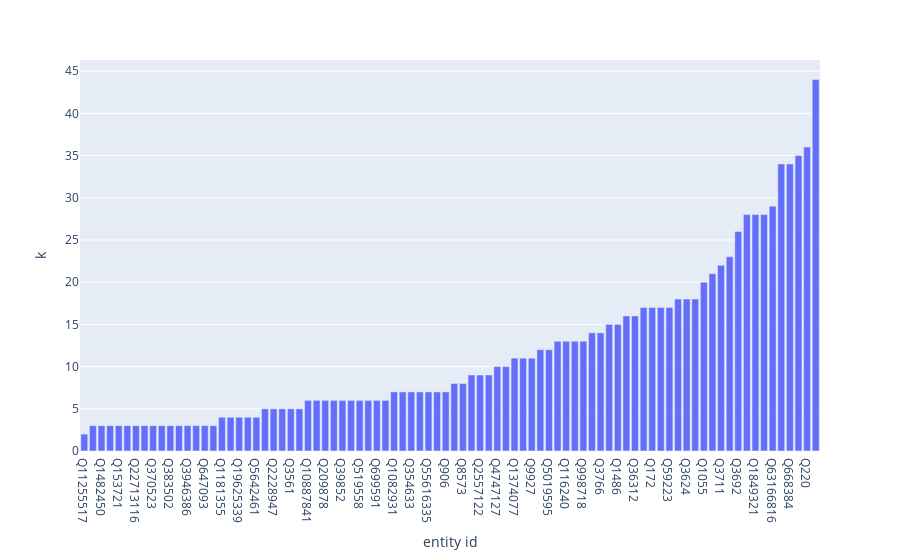

Here is the notebook cell this chart was saved with:
### Code cell
fig = px.bar(x=lime_k_recall_id, y=lime_k_recall)
fig.update_xaxes(title_text='entity id', type='category')
fig.update_yaxes(title_text='k')
fig.show()

### Figure 1 — Plotly figure (JSON) as saved in the notebook; plotly's stock layout.template omitted (floating-point values rounded to 4 significant figures)
{"data": [{"alignmentgroup": "True", "hoverlabel": {"namelength": 0}, "hovertemplate": "x=%{x}<br>y=%{y}", "legendgroup": "", "marker": {"color": "#636efa"}, "name": "", "offsetgroup": "", "orientation": "v", "showlegend": false, "textposition": "auto", "type": "bar", "x": ["Q11255517", "Q1067027", "Q1482450", "Q1484620", "Q153721", "Q16479584", "Q22713116", "Q30599096", "Q370523", "Q3805", "Q383502", "Q389974", "Q3946386", "Q487990", "Q647093", "Q971268", "Q1181355", "Q149681", "Q19625339", "Q4033577", "Q5642461", "Q18915128", "Q2228947", "Q25217466", "Q3561", "Q584916", "Q10887841", "Q1461", "Q209878", "Q3447382", "Q39852", "Q5102380", "Q519558", "Q6008533", "Q699591", "Q917658", "Q1082931", "Q1376135", "Q354633", "Q4724226", "Q55616335", "Q7970879", "Q906", "Q600277", "Q8573", "Q16250141", "Q2557122", "Q475697", "Q4747127", "Q6779", "Q1374077", "Q270", "Q9927", "Q20012828", "Q5019595", "Q115787", "Q116240", "Q374365", "Q998718", "Q34932", "Q3766", "Q10127", "Q1486", "Q3476539", "Q36312", "Q10929492", "Q172", "Q1754", "Q59223", "Q1414527", "Q3624", "Q6586", "Q1055", "Q2868", "Q3711", "Q983974", "Q3692", "Q129960", "Q1849321", "Q376749", "Q63166816", "Q1352", "Q668384", "Q5112", "Q220", "Q3130"], "xaxis": "x", "y": [2, 3, 3, 3, 3, 3, 3, 3, 3, 3, 3, 3, 3, 3, 3, 3, 4, 4, 4, 4, 4, 5, 5, 5, 5, 5, 6, 6, 6, 6, 6, 6, 6, 6, 6, 6, 7, 7, 7, 7, 7, 7, 7, 8, 8, 9, 9, 9, 10, 10, 11, 11, 11, 12, 12, 13, 13, 13, 13, 14, 14, 15, 15, 16, 16, 17, 17, 17, 17, 18, 18, 18, 20, 21, 22, 23, 26, 28, 28, 28, 29, 34, 34, 35, 36, 44], "yaxis": "y"}], "layout": {"barmode": "relative", "legend": {"tracegroupgap": 0}, "margin": {"t": 60}, "xaxis": {"anchor": "y", "domain": [0, 1], "title": {"text": "entity id"}, "type": "category"}, "yaxis": {"anchor": "x", "domain": [0, 1], "title": {"text": "k"}}}}
